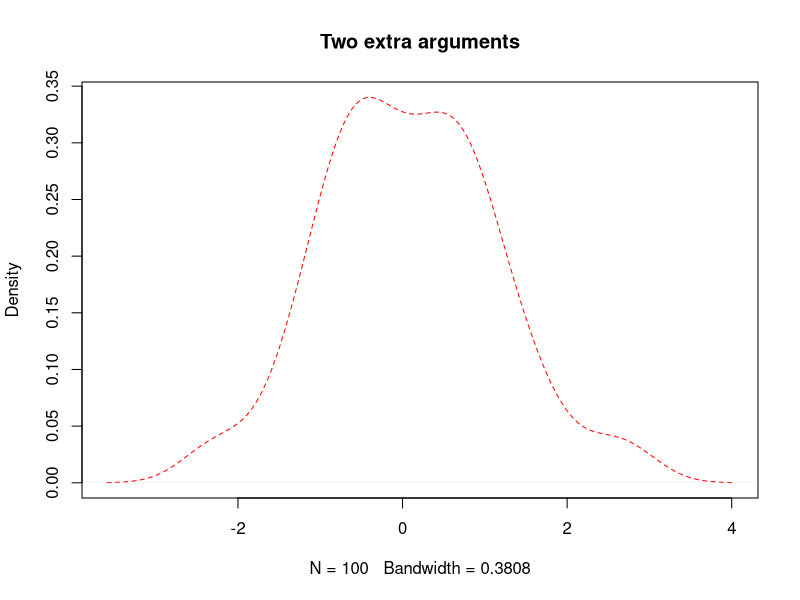

R code for this plot:
rm(list = ls()) # initialization



#######################Pass parameters by ...#######################
# especially for graphics functions

?plot
?par

# wrapper function
# kind of changing the default values of some parameters
# similar to placing an order of burrito at Chipotle with your own wrapper or any other ingredients
red.density = function(x, ...) { # Each of our graphing functions uses a "..." 
                                 # parameter to receive arguments to be passed 
                                 # on to par()
  plot(density(x), col = "red", ...) # pass extra arguments to plot()
}
red.density(x = rnorm(100), main = "Two extra arguments", lty = "dashed") # using default color: red



###########################Apply Functions##########################
##################Pass a function like a parameter##################
# base on functional programming
# do some loops in a breeze

head(mtcars)

# lapply(X, FUN, ...): list apply
(average = lapply(X = mtcars, FUN = mean)) # result in a list
str(average)
(sd = lapply(X = mtcars, FUN = sd))


# sapply(X, FUN, ...): simplified apply
sapply(X = mtcars, FUN = mean) #  in a vector, matrix, or array
str(sapply(X = mtcars, FUN = mean))
sapply(X = mtcars, FUN = quantile) # 5x11 matrix


# mapply(FUN, ...): multiple arguments apply.
# A multivariate version of sapply. mapply applies FUN to the first 
# elements of each ... argument, the second elements, the third 
# elements, and so on.

(x = 1:4)
(y = 5:8)
(z = 9:12)
mapply(FUN = sum, x, y, z) # vector

mapply(FUN = rep, 1:4, 4:1) # from ?mapply and ?rep
str(mapply(FUN = rep, 1:4, 4:1)) # list


# apply(X, MARGIN, FUN, ...): runs FUN on "margins" of array X, keeping those dimensions
# specified in MARGIN
# helpful for a matrix
(m = matrix(data = 1:6, nrow = 2, ncol = 3))
apply(X = m, MARGIN = 1, FUN = sum) # keep dimension 1 (rows)
apply(X = m, MARGIN = 2, FUN = sum) # keep dimension 2 (columns)
str(apply(X = m, MARGIN = 1, FUN = sum)) # vector


# tapply(X, INDEX, FUN = NULL, ..., simplify = TRUE): applies FUN to a subset of vector
# X for each combination in the list of factors INDEX (each having the same length as X)
head(mtcars, 10)

tapply(X = mtcars$mpg, INDEX = mtcars$cyl, FUN = mean)
str(tapply(X = mtcars$mpg, INDEX = mtcars$cyl, FUN = mean)) # vector
tapply(X = mtcars$mpg, INDEX = list(mtcars$cyl, mtcars$gear), FUN = mean)
mtcars[(mtcars$cyl == 6) & (mtcars$gear == 3), ] # check tapply() output
mtcars[(mtcars$cyl == 8) & (mtcars$gear == 4), ] # no need to use which () too often

# use ... to pass extra argument "probs=c(.25, .75))" to FUN=quantile:
tapply(X = mtcars$mpg, INDEX = mtcars$cyl, FUN = quantile, probs = c(.25, .75))



# summary
# 1. Apply functions can implement loops (based on functional programming).
# 2. Code step by step. Rome was not built in one day.
# 3. Always do debugging together with coding.
# 4. Comments, indentation and meaning names can improve readabiity and help debugging.
# 5. The Trial-and-error method always works.
# 6. Prevent some illegal operations.